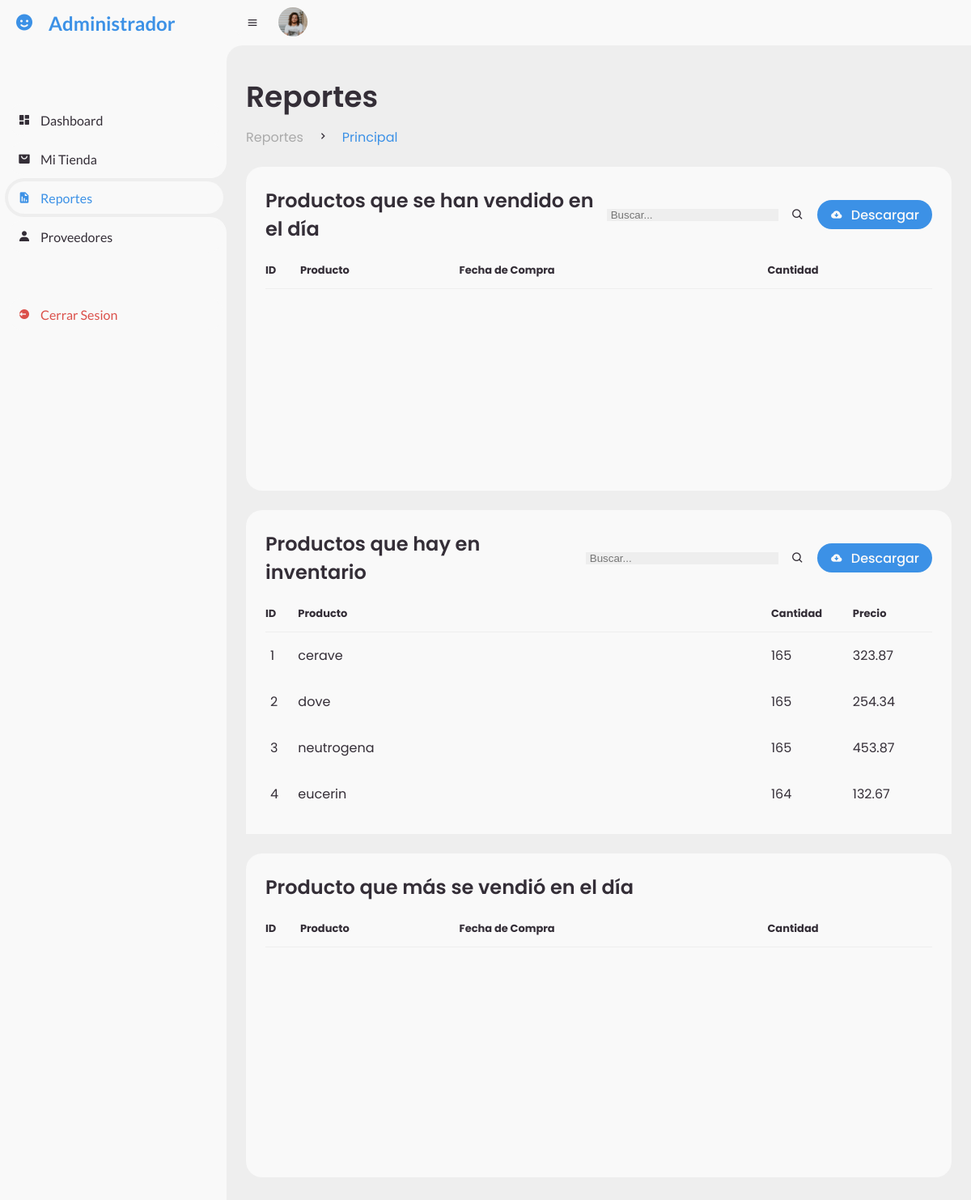
Page /Admin/reportes.php on the committed database.
### tables this page shows
create table Articulo(
ID_A Smallint(5) unsigned not null AUTO_INCREMENT,
fkID_P Smallint unsigned not null,
nombreA varchar (100) not null,
cantidad smallint not null,
precio decimal(7,2) not null,
descripcion varchar(255) not null,
categoria varchar (100) not null,
primary key (ID_A),
foreign key (fkID_P) references Proveedor(ID_P) ON UPDATE CASCADE ON DELETE CASCADE
);

### Admin/reportes.php (the view, shortened to what this page needs)
<?php
$conexion = mysqli_connect("localhost", "root", "", "piel");
$consulta = mysqli_query($conexion, "SELECT ID_A, nombreA, cantidad, precio, descripcion FROM articulo");
?>
<!DOCTYPE html>
<html lang="en">
<head>
	<link href='https://unpkg.com/boxicons@2.0.9/css/boxicons.min.css' rel='stylesheet'>
	<link rel="stylesheet" href="style.css">
</head>
<body>
	<section id="sidebar">
		<a href="#" class="brand">
			<i class='bx bxs-smile'></i>
			<span class="text">Administrador</span>
		</a>
		<ul class="side-menu top">
			<li>
				<a href="admin.php">
					<i class='bx bxs-dashboard' ></i>
					<span class="text">Dashboard</span>
				</a>
			</li>
			<li>
				<a href="mitienda.php">
					<i class='bx bxs-shopping-bag-alt' ></i>
					<span class="text">Mi Tienda</span>
				</a>
			</li>
			<li class="active">
				<a href="#">
					<i class='bx bxs-report' ></i>
					<span class="text">Reportes</span>
				</a>
			</li>
			<li>
				<a href="proveedores.php">
					<i class='bx bxs-user' ></i>
					<span class="text">Proveedores</span>
				</a>
			</li>
		</ul>
		<ul class="side-menu">
			<li>
				<a href="../Usuario/salir.php" class="logout">
					<i class='bx bxs-log-out-circle' ></i>
					<span class="text">Cerrar Sesion</span>
				</a>
			</li>
		</ul>
	</section>
	<section id="content">
		<nav>
			<i class='bx bx-menu' ></i>
			<a href="#" class="profile">
				<img src="img/people.png">
			</a>
		</nav>
		<main>
			<div class="head-title">
				<div class="left">
					<h1>Reportes</h1>
					<ul class="breadcrumb">
						<li>
							<a href="#">Reportes</a>
						</li>
						<li><i class='bx bx-chevron-right' ></i></li>
						<li>
							<a class="active" href="#">Principal</a>
						</li>
					</ul>
				</div>
			</div>
			<div class="table-data">
				<div class="order">
					<div class="head">
						<h3>Productos que se han vendido en el día</h3>
						<input type="search" id="busqueda" placeholder="Buscar..." oninput="reiniciarTabla()">
                        <i class='bx bx-search' onclick="buscar()"></i>
						<a href="#" class="btn-download" id="toPDF" onclick="pdf()">
							<i class='bx bxs-cloud-download' ></i>
							<span class="text">Descargar</span>
						</a>
					</div>
					<table id="customers_table">
						<thead>
							<tr>
								<th>ID</th>
                                <th>Producto</th>
								<th>Fecha de Compra</th>
								<th>Cantidad</th>
							</tr>
						</thead>
					</table>
				</div>
			</div>
            <div class="table-data">
				<div class="order">
					<div class="head">
						<h3>Productos que hay en inventario</h3>
						<input type="search" id="busqueda2" placeholder="Buscar..." oninput="reiniciarTabla2()">
                        <i class='bx bx-search' onclick="buscar2()" ></i>
						<a href="#" class="btn-download" id="toPDF2" onclick="pdf2()">
							<i class='bx bxs-cloud-download' ></i>
							<span class="text">Descargar</span>
						</a>
					</div>
					<table id="customers_table2">
						<thead>
							<tr>
								<th>ID</th>
                                <th>Producto</th>
								<th>Cantidad</th>
								<th>Precio</th>
							</tr>
						</thead>
						<tbody>
							<tr>
							<?php while ($fila = mysqli_fetch_assoc($consulta)): ?>
                                <td><?php echo $fila['ID_A'] ?></td>
								<td>
									<p><?php echo $fila['nombreA'] ?></p>
								</td>
								<td><?php echo $fila['cantidad'] ?></td>
                                <td><?php echo $fila['precio'] ?></td>
							</tr>
							<?php endwhile; ?>
						</tbody>
					</table>
				</div>
			</div>
            <div class="table-data">
				<div class="order">
					<div class="head">
						<h3>Producto que más se vendió en el día</h3>
					</div>
					<table id="customers_table3">
						<thead>
							<tr>
								<th>ID</th>
                                <th>Producto</th>
								<th>Fecha de Compra</th>
								<th>Cantidad</th>
							</tr>
						</thead>
					</table>
				</div>
			</div>
		</main>
	</section>
</body>
</html>

### rows in the picture
articulo: ID_A "1", nombreA "cerave", cantidad "165", precio "323.87"
articulo: ID_A "2", nombreA "dove", cantidad "165", precio "254.34"
articulo: ID_A "3", nombreA "neutrogena", cantidad "165", precio "453.87"
articulo: ID_A "4", nombreA "eucerin", cantidad "164", precio "132.67"
